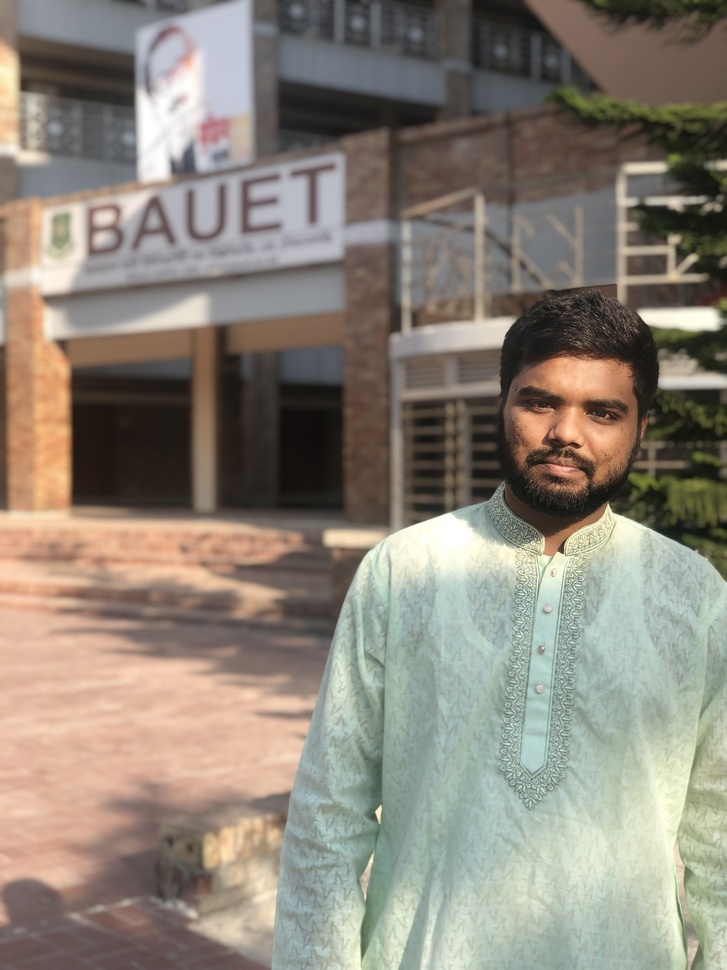
#> input picture Lab 5/Photo.jpg, 727 x 970 px, shrunk from 3024 x 4032 before the run, found by its file name
$ jupyter execute Lab5.ipynb
#> lines starting #> are read from the running program, lines starting #| are printed output that depends on the picture; after the words box and inside, x2 and y2 are one past the last pixel; in counts of white or black regions, pixels touching at a corner belong together
[cell 1]
import cv2
import numpy as np
import matplotlib.pyplot as plt
img = cv2.imread('/Users/mdarikrayhan/Documents/GitHub/Digital-Image-Processing/Lab 5/Photo.jpg')
#> img is the input picture: shape (970, 727, 3); mean B, G, R 121, 132.7, 140.5

array = np.array([[255, 0, 1, 100, 25, 101], [10, 200, 70, 80, 120, 150], [
                 95, 30, 30, 81, 96, 77], [87, 89, 220, 250, 100, 10], [18, 7, 221, 21, 8, 15]])
temp = array.copy()

max_pixel = np.max(array)
#get the ceil of power of 2
max_pixel = (2**(np.ceil(np.log2(max_pixel))))-1

for i in range(0, 5):
    for j in range(0, 6):
        array[i][j] = max_pixel-array[i][j]

print(temp)
print(array)

[cell 2]
#negative of an image
img_gray = cv2.cvtColor(img, cv2.COLOR_BGR2GRAY)
temp = img_gray.copy()

max_pixel = np.max(img_gray)
#> max_pixel = 255
#get the ceil of power of 2
max_pixel = (2**(np.ceil(np.log2(max_pixel))))-1 #L-1 = 255

height = img_gray.shape[0]
width = img_gray.shape[1]

for i in range(0, height):
    for j in range(0, width):
        img_gray[i][j] = max_pixel-img_gray[i][j]

plt.figure(figsize=(10, 10))
plt.subplot(1, 2, 1)
plt.imshow(temp, cmap='gray')
plt.subplot(1, 2, 2)
plt.imshow(img_gray, cmap='gray')

[cell 3]
# power law transformation
img_gray= cv2.cvtColor(img, cv2.COLOR_BGR2GRAY)
img_gray_125 = img_gray.copy()
img_gray_25 = img_gray.copy()
img_gray_50 = img_gray.copy()
img_gray25 = img_gray.copy()
img_gray50 = img_gray.copy()
img_gray100 = img_gray.copy()

height = img_gray.shape[0]
width = img_gray.shape[1]

for i in range(0, height):
    for j in range(0, width):
        img_gray_125[i][j] = np.power(img_gray[i][j], 0.125)
        img_gray_25[i][j] = np.power(img_gray[i][j], 0.25)
        img_gray_50[i][j] = np.power(img_gray[i][j], 0.5)
        img_gray25[i][j] = np.power(img_gray[i][j], 2.5)
        img_gray50[i][j] = np.power(img_gray[i][j], 5)
        img_gray100[i][j] = np.power(img_gray[i][j], 10)
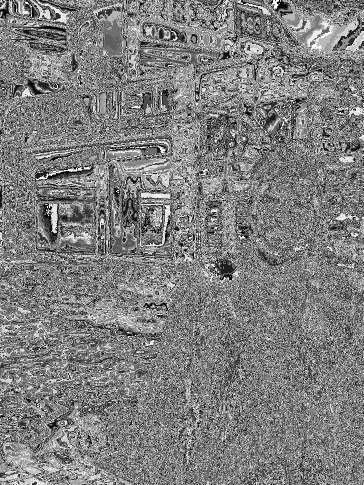
#> img_gray25: shape (970, 727) (shown at 1/2 size); min 0, max 254, mean 127
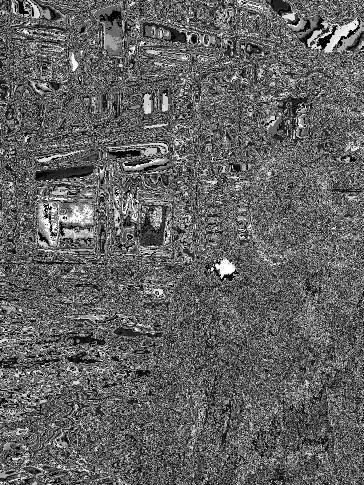
#> img_gray50: shape (970, 727) (shown at 1/2 size); min 0, max 255, mean 98
#> img_gray_125: shape (970, 727); every value is 1
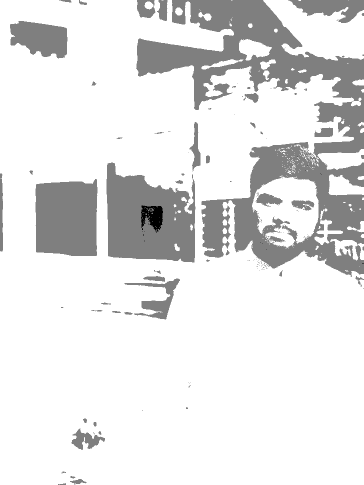
#> img_gray_25: shape (970, 727) (shown at 1/2 size); min 1, max 3, mean 2.78; drawn with min black and max white
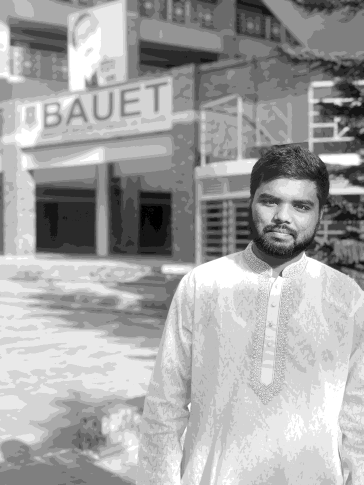
#> img_gray_50: shape (970, 727) (shown at 1/2 size); min 3, max 15, mean 10.74; drawn with min black and max white

plt.figure(figsize=(10, 10))

plt.subplot(2, 3, 1)
plt.imshow(img_gray_125, cmap='gray')
plt.title('gamma=0.125')
plt.subplot(2, 3, 2)
plt.imshow(img_gray_25, cmap='gray')
plt.title('gamma=0.25')
plt.subplot(2, 3, 3)
plt.imshow(img_gray_50, cmap='gray')
plt.title('gamma=0.5')
plt.subplot(2, 3, 4)
plt.imshow(img_gray25, cmap='gray')
plt.title('gamma=2.5')
plt.subplot(2, 3, 5)
plt.imshow(img_gray50, cmap='gray')
plt.title('gamma=5')
plt.subplot(2, 3, 6)
plt.imshow(img_gray100, cmap='gray')
plt.title('gamma=10')

[cell 4]
# logarithmic transformation
img_gray = cv2.cvtColor(img, cv2.COLOR_BGR2GRAY)
temp = img_gray.copy()

height = img_gray.shape[0]
width = img_gray.shape[1]

for i in range(0, height):
    for j in range(0, width):
        img_gray[i][j] = np.log(1+img_gray[i][j])
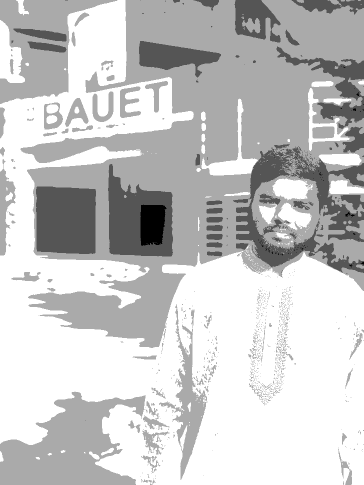
#> img_gray: shape (970, 727) (shown at 1/2 size); min 2, max 5, mean 4.34; drawn with min black and max white

plt.figure(figsize=(10, 10))
plt.subplot(1, 2, 1)
plt.imshow(temp, cmap='gray')
plt.title('original image')
plt.subplot(1, 2, 2)
plt.imshow(img_gray, cmap='gray')
plt.title('logarithmic transformation')

[cell 5]
# plot power-law plotting
img_gray = cv2.cvtColor(img, cv2.COLOR_BGR2GRAY)
r = np.unique(img_gray)
#> r = 244 values from 12 to 255

# get the values of s for r
s = np.zeros(len(r))
#> s = 244 values from 0 to 0
s_125 = np.zeros(len(r))
#> s_125 = 244 values from 0 to 0
s_25 = np.zeros(len(r))
#> s_25 = 244 values from 0 to 0
s_50 = np.zeros(len(r))
#> s_50 = 244 values from 0 to 0
s25 = np.zeros(len(r))
#> s25 = 244 values from 0 to 0
s50 = np.zeros(len(r))
#> s50 = 244 values from 0 to 0
s10 = np.zeros(len(r))
#> s10 = 244 values from 0 to 0
for i in range(0, len(r)):
    s[i] = np.power(r[i], 1)
    s_125[i] = np.power(r[i], 0.125)
    s_25[i] = np.power(r[i], 0.25)
    s_50[i] = np.power(r[i], 0.5)
    s25[i] = np.power(r[i], 2.5)
    s50[i] = np.power(r[i], 5)
    s10[i] = np.power(r[i], 10)
#> after the loop, s = 244 values from 12 to 255; s10 = 244 values, max 9.13e+18 at index 183, min -9.07e+18 at index 206, mean -9.19e+16; s25 = 244 values from 498.8 to 1038366; s50 = 244 values from 248832 to 1.08e+12; s_125 = 244 values from 1.36 to 2; s_25 = 244 values from 1.86 to 4; s_50 = 244 values from 3.46 to 15.97

plt.figure(figsize=(20, 20))
plt.subplot(2, 3, 1)
plt.plot(r, s_125)
plt.title('gamma=0.125')
plt.subplot(2, 3, 2)
plt.plot(r, s_25)
plt.title('gamma=0.25')
plt.subplot(2, 3, 3)
plt.plot(r, s_50)
plt.title('gamma=0.5')
plt.subplot(2, 3, 4)
plt.plot(r, s25)
plt.title('gamma=2.5')
plt.subplot(2, 3, 5)
plt.plot(r, s50)
plt.title('gamma=5')
plt.subplot(2, 3, 6)
plt.plot(r, s10)
plt.title('gamma=10')

[cell 6]
# plot logarithmic plotting
img_gray = cv2.cvtColor(img, cv2.COLOR_BGR2GRAY)

height = img_gray.shape[0]
width = img_gray.shape[1]

r = np.unique(img_gray)

s = np.zeros(len(r))
#> s = 244 values from 0 to 0
for i in range(0, len(r)):
    s[i] = np.log(1+r[i])
#> after the loop, s = 244 values from 2.56 to 5.55

plt.figure(figsize=(10, 10))
plt.plot(r, s)
plt.title('logarithmic transformation')
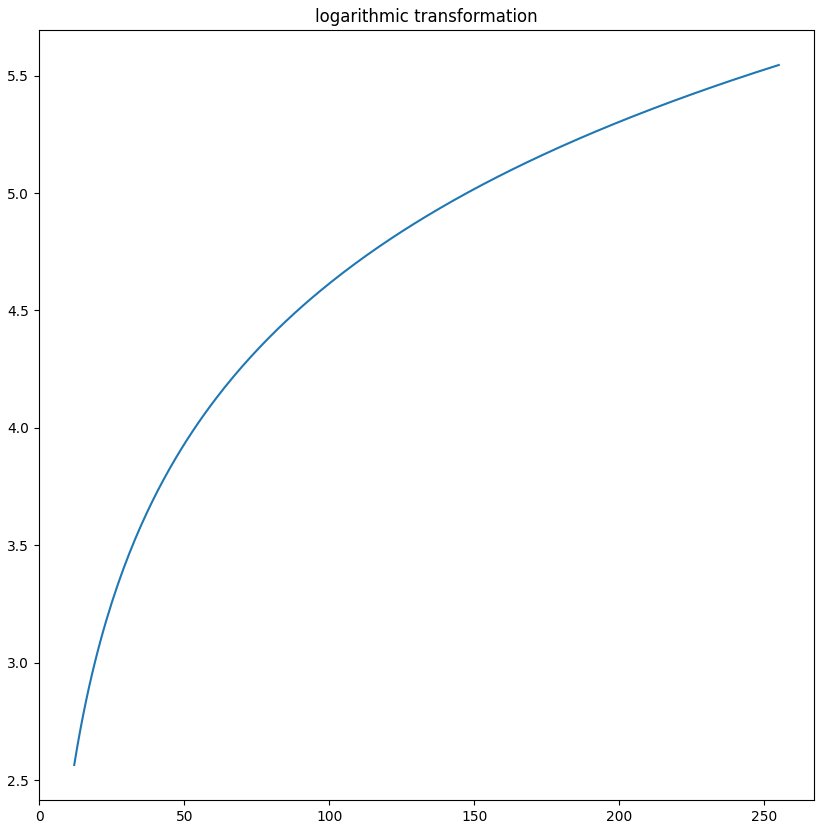
#> figure drawn by matplotlib, 1 panel; curve peaks at x = 255, y = 5.55

$ run again, with Lab 5/No_2.png saved as Lab 5/Photo.jpg
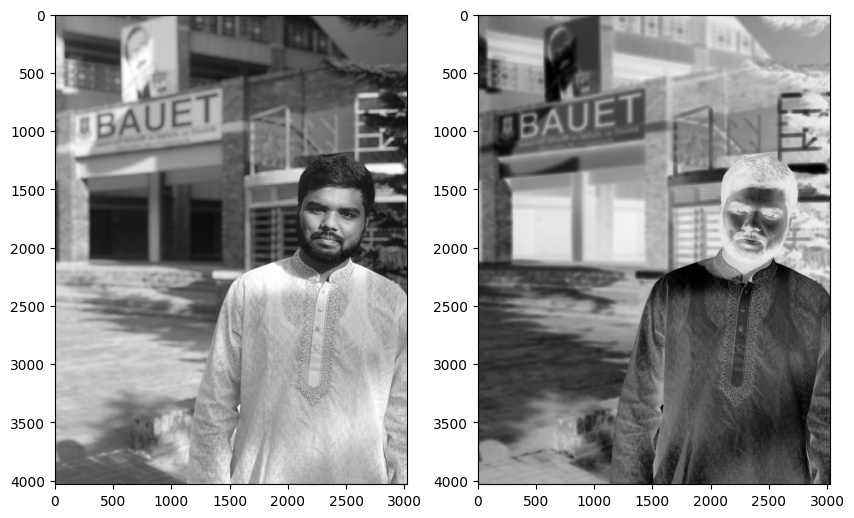
#> input picture Lab 5/No_2.png, 854 x 518 px, found by its file name
#> img is the input picture: shape (518, 854, 3); min 0, max 255, mean 156.3
#> max_pixel = 255
#> after the loop `for i in range(0, height):`:
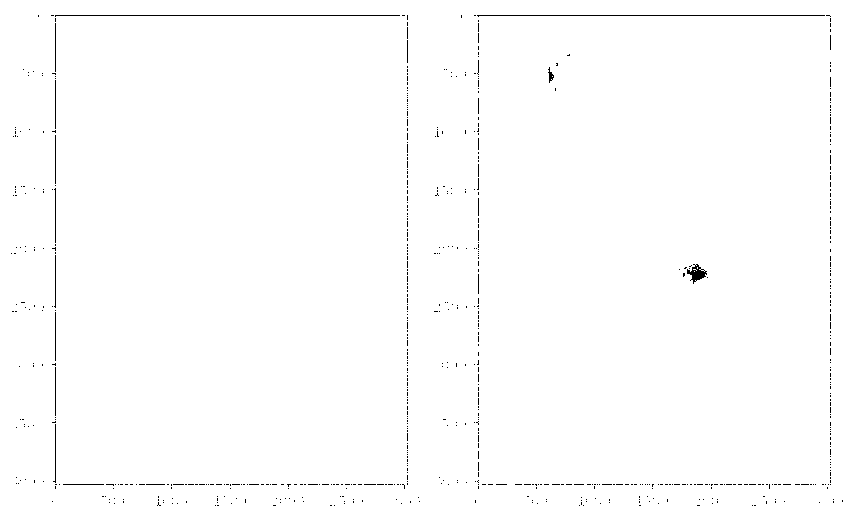
#> img_gray_125: shape (518, 854); values 0 (black) and 1 (white), 99.3% white; black in thin lines or dots
#> r = 256 values from 0 to 255
#> `s = np.zeros(len(r))`: s = 256 values from 0 to 0
#> after the loop `for i in range(0, len(r)):`: s = 256 values from 0 to 255; s10 = 256 values, max 9.13e+18 at index 195, min -9.07e+18 at index 218, mean -8.76e+16; s25 = 256 values from 0 to 1038366; s50 = 256 values from 0 to 1.08e+12; s_125 = 256 values from 0 to 2; s_25 = 256 values from 0 to 4; s_50 = 256 values from 0 to 15.97
#> `s = np.zeros(len(r))`: s = 256 values from 0 to 0
#> after the loop `for i in range(0, len(r)):`: s = 256 values from 0 to 5.55
#> `[cell 6] # plot logarithmic plotting img_gray = cv2.cvtColor(img, cv2...`:
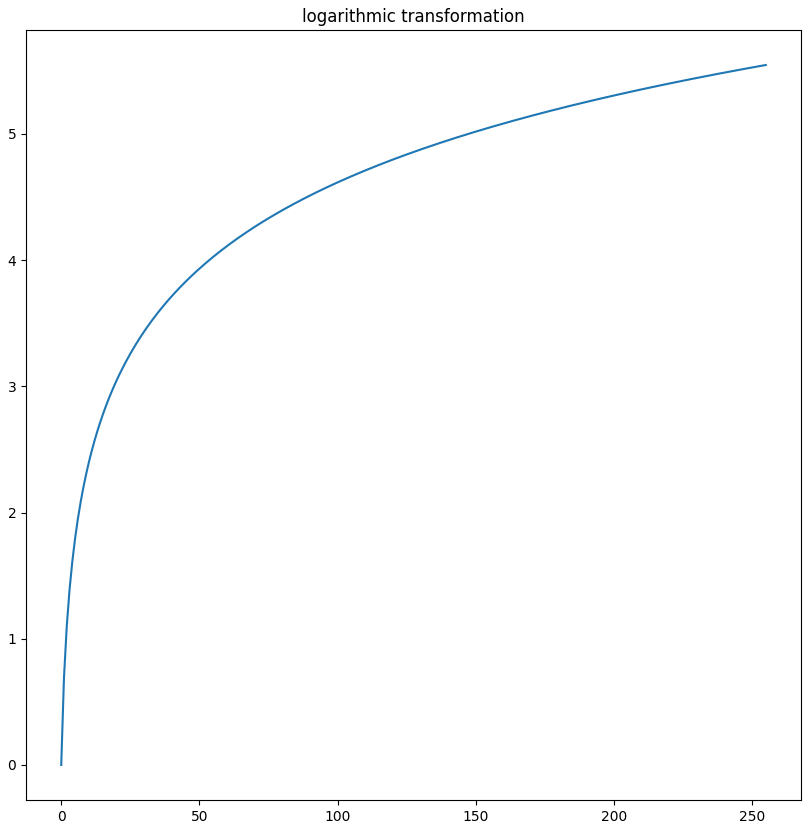
#> figure drawn by matplotlib, 1 panel; curve peaks at x = 255, y = 5.55

$ run again, with Lab 5/No_3.png saved as Lab 5/Photo.jpg
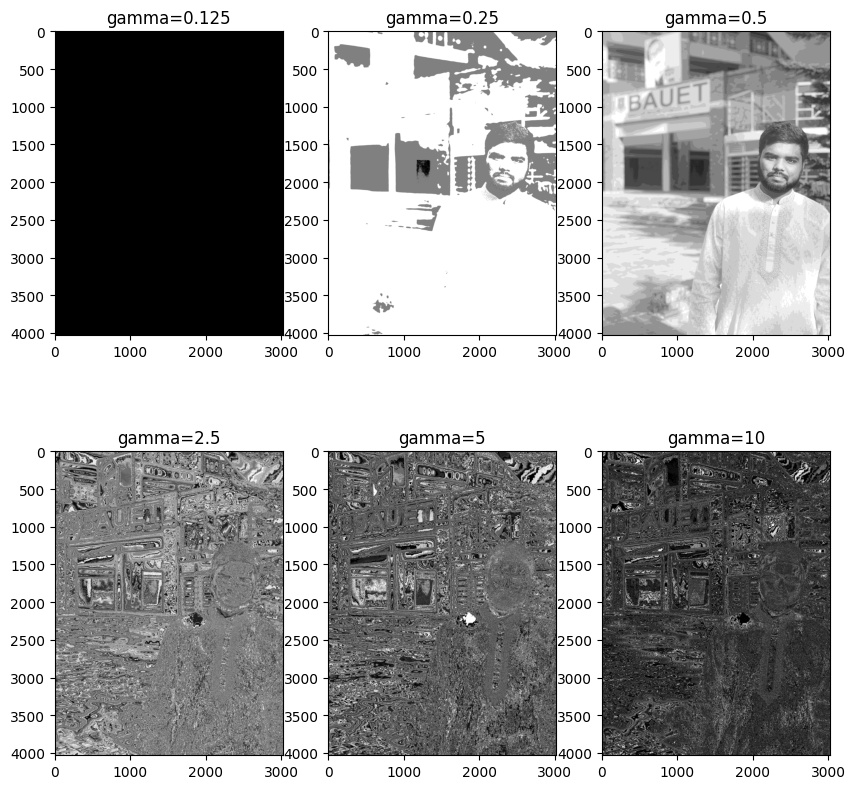
#> input picture Lab 5/No_3.png, 855 x 789 px, found by its file name
#> img is the input picture: shape (789, 855, 3); min 0, max 255, mean 162.8
#> max_pixel = 255
#> after the loop `for i in range(0, height):`:
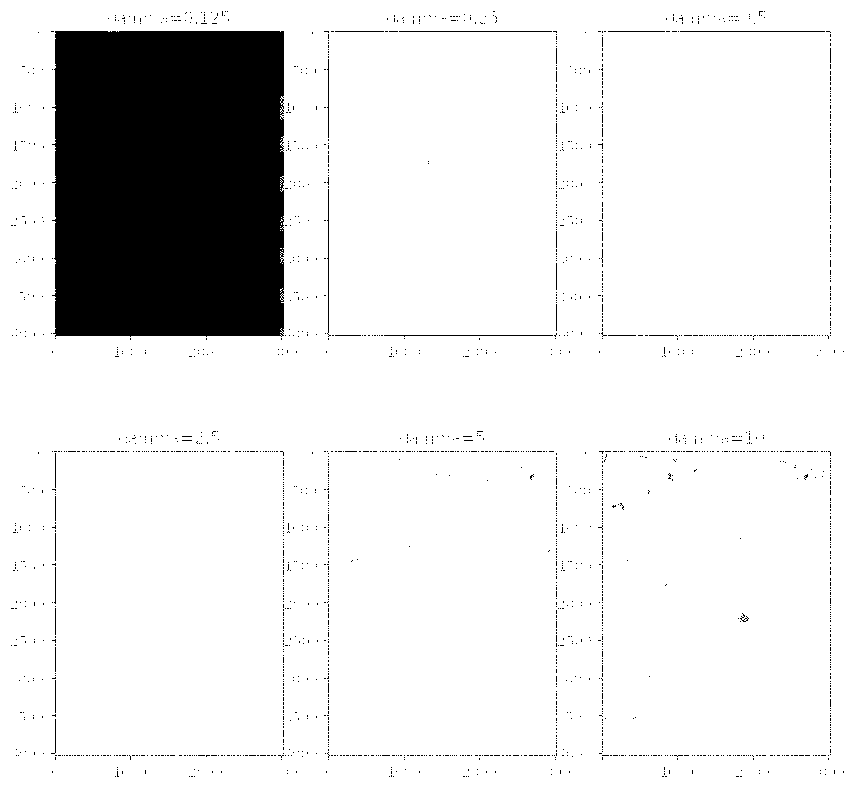
#> img_gray_125: shape (789, 855); values 0 (black) and 1 (white), 88.9% white; 1993 black regions (1971 under 20 px), largest, box (x1, y1, x2, y2) and area: (52, 31, 284, 337) 69656, (384, 335, 553, 337) 170, (399, 31, 552, 32) 153
#> r = 256 values from 0 to 255
#> `s = np.zeros(len(r))`: s = 256 values from 0 to 0
#> after the loop `for i in range(0, len(r)):`: s = 256 values from 0 to 255; s10 = 256 values, max 9.13e+18 at index 195, min -9.07e+18 at index 218, mean -8.76e+16; s25 = 256 values from 0 to 1038366; s50 = 256 values from 0 to 1.08e+12; s_125 = 256 values from 0 to 2; s_25 = 256 values from 0 to 4; s_50 = 256 values from 0 to 15.97
#> `s = np.zeros(len(r))`: s = 256 values from 0 to 0
#> after the loop `for i in range(0, len(r)):`: s = 256 values from 0 to 5.55
#> `[cell 6] # plot logarithmic plotting img_gray = cv2.cvtColor(img, cv2...`:
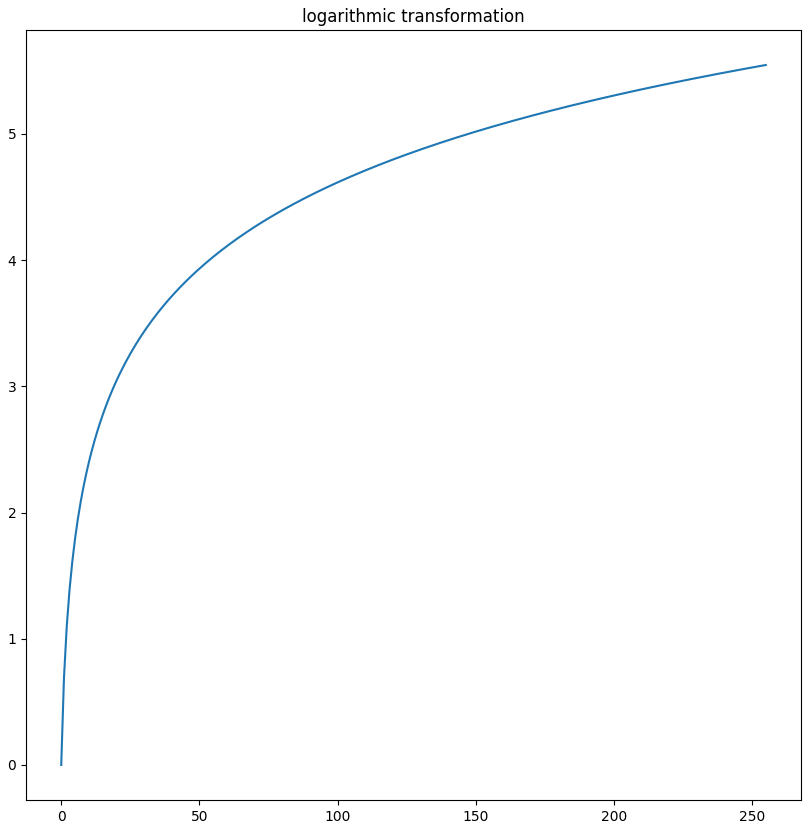
#> figure drawn by matplotlib, 1 panel; curve peaks at x = 255, y = 5.55
